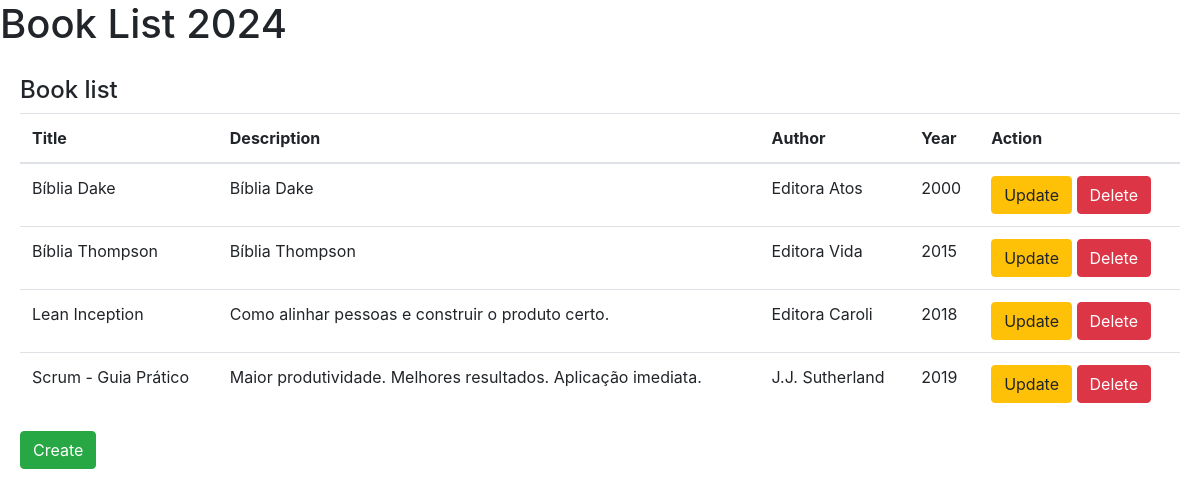
The app's page /book-list with its own data.
### into_crud/models.py (models this page shows)
class Book(models.Model):
    title = models.CharField(db_column='title', max_length=100, blank=False)
    description = models.TextField(db_column='description', max_length=1000, blank=False)
    author = models.CharField(db_column='author', max_length=100, blank=False)
    year = models.IntegerField(db_column='year', blank=False, default=2000)

### into_crud/views.py (the view)
# urls.py: path('book-list', views.booklist, name='book-list'),
def booklist(request):
    books = Book.objects.all()
    return render(request, "book-list.html", {'books': books})

### into_crud/templates/book-list.html
{% extends "base.html" %}
{% block content %}
<div class="card-body">
    <h4>Book list</h4>
    <table class="table">
        <thead>
            <tr>
                <th scope="col">Title</th>
                <th scope="col">Description</th>
                <th scope="col">Author</th>
                <th scope="col">Year</th>
                <th scope="col">Action</th>
            </tr>
        </thead>
        <tbody>
            {% for book in books  %}
            <tr>
                <td>{{book.title}}</td>
                <td>{{book.description}}</td>
                <td>{{book.author}}</td>
                <td>{{book.year}}</td>
                <td>
                    <a type="button" class="btn btn-warning" href="/book-update/{{book.id}}">Update</a>
                    <a type="button" class="btn btn-danger"  href="/book-delete/{{book.id}}">Delete</a>
                </td>
            </tr>
            {% endfor %}
        </tbody>
    </table>
    <a type="button" class="btn btn-success" href="{% url 'book-create' %}">Create</a>
</div>
{% endblock %}

### into_crud/templates/base.html (shortened to what this page needs)
<!doctype html>
<html lang="pt-BR">
  <head>
    <link rel="stylesheet" href="https://cdn.jsdelivr.net/npm/bootstrap@4.3.1/dist/css/bootstrap.min.css">
  </head>
  <body>
    <h1>Book List 2024</h1>
    {% block content %}
    {% endblock %}
  </body>
</html>

### records on screen
Book: title "Bíblia Dake", description "Bíblia Dake", author "Editora Atos", year "2000"
Book: title "Bíblia Thompson", description "Bíblia Thompson", author "Editora Vida", year "2015"
Book: title "Lean Inception", description "Como alinhar pessoas e construir o produto certo.", author "Editora Caroli", year "2018"
Book: title "Scrum - Guia Prático", description "Maior produtividade. Melhores resultados. Aplicação imediata.", author "J.J. Sutherland", year "2019"
